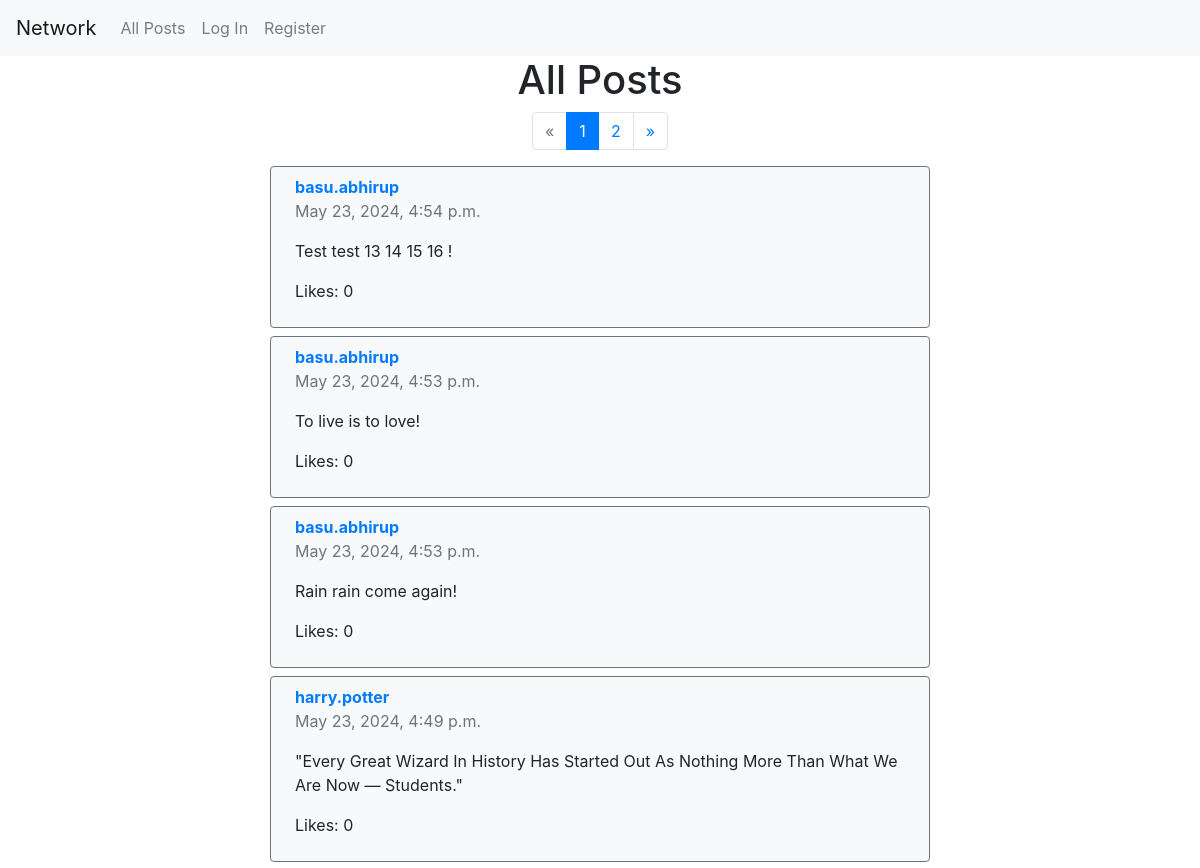
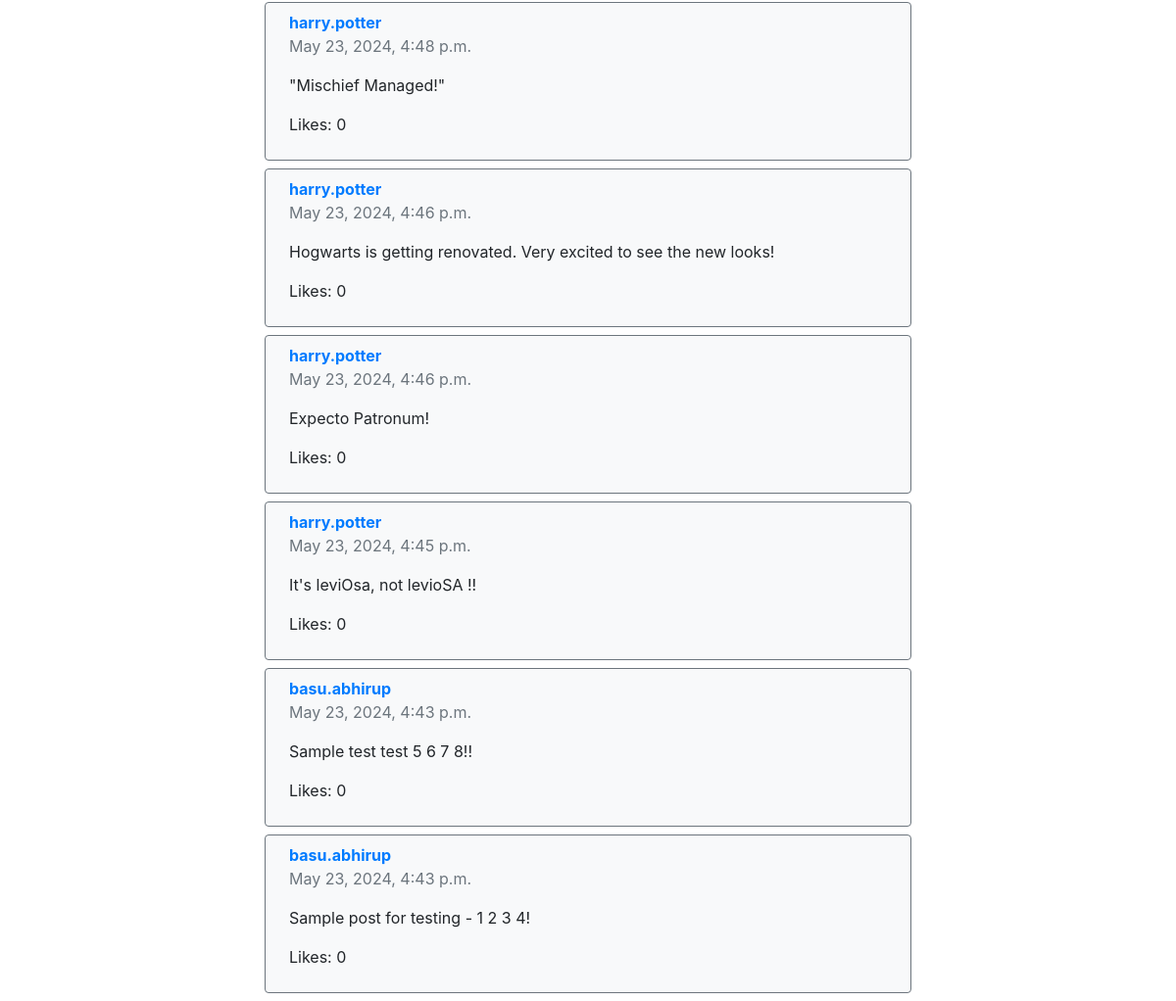
/posts, run on an earlier commit of the app's database (2 pictures, top to bottom).
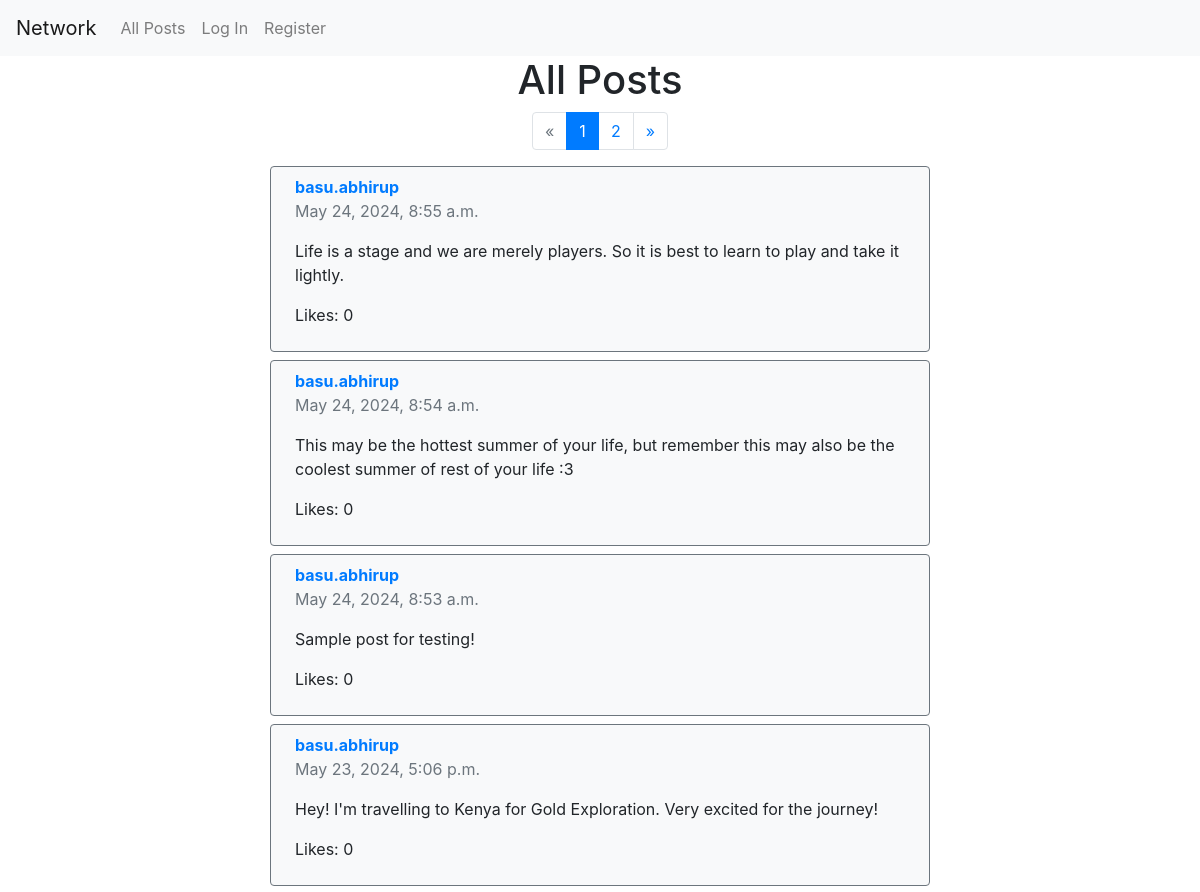
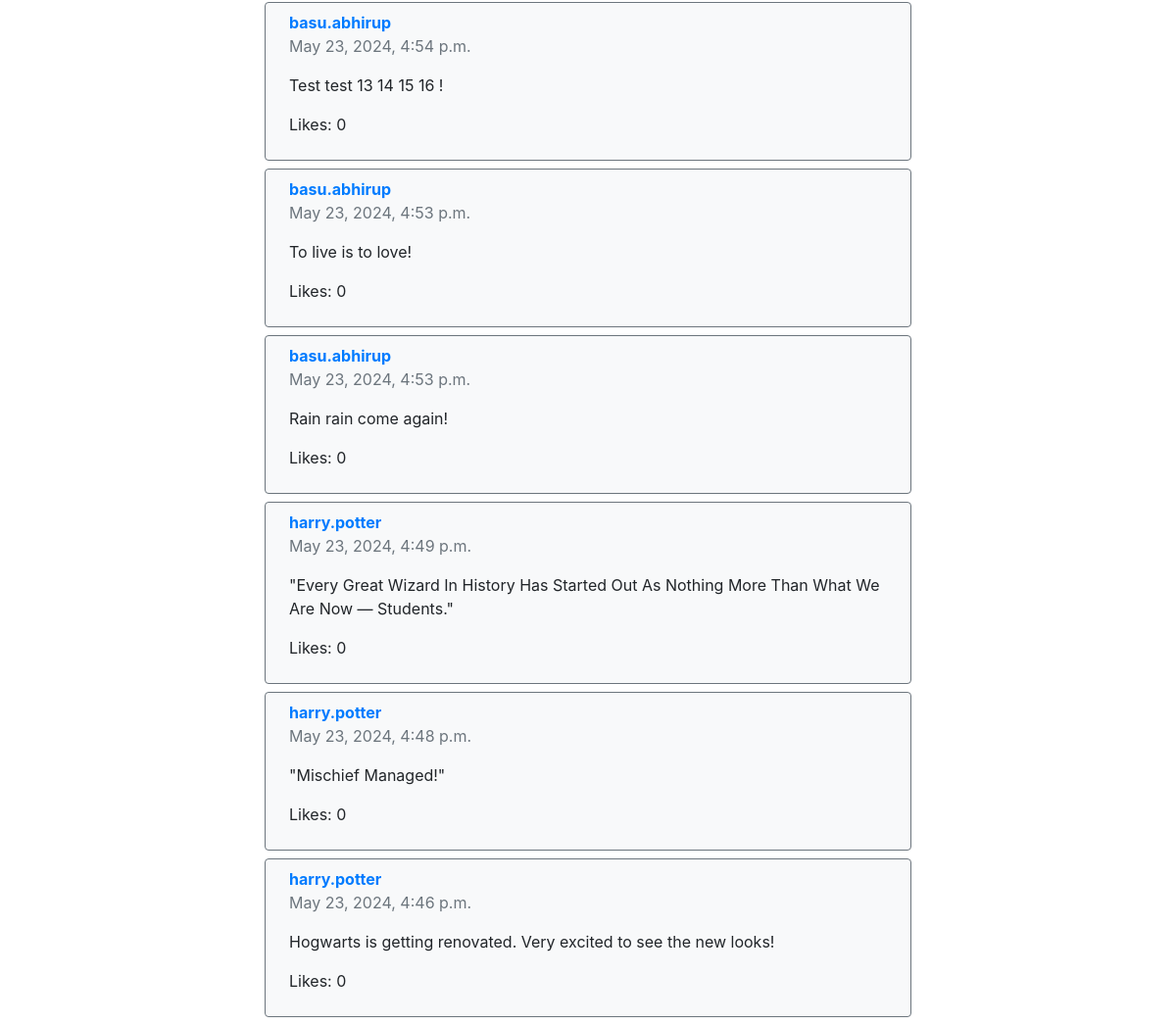
And on a later commit of the database (2 pictures, top to bottom).
### network/models.py (models this page shows, shortened)
class Post(models.Model):
  user = models.ForeignKey(User, on_delete=models.CASCADE)
  content = models.TextField()
  timestamp = models.DateTimeField(auto_now_add=True)
  likes = models.PositiveIntegerField(default=0)

class User(AbstractUser):
    pass

### network/views.py (the view)
# urls.py: path("posts", views.posts, name="posts"),
@csrf_exempt
def posts(request):
  if request.method == 'POST':
    if not request.user.is_authenticated:
      return JsonResponse({'error': 'Authentication required'}, status=401)
    try:
      data = json.loads(request.body)
      content = data.get('content')
      print(content)
    except Exception as e:
      return JsonResponse({'error': 'Invalid data format'}, status=400)
    if not content:
      return JsonResponse({'error': 'Content cannot be empty'}, status=400)
    user = get_user_model().objects.get(username=request.user.username)
    new_post = Post.objects.create(user=user, content=content)
    return JsonResponse({'message': 'Post created successfully', 'id': new_post.id}, status=201)
  elif request.method == 'GET':
    all_posts = Post.objects.all().prefetch_related('liked_by').order_by('-timestamp')
    posts = []
    for post in all_posts:
      if request.user.is_authenticated:
        already_liked = post.liked_by.filter(user=request.user).exists()
        posts.append({
          'post': post,
          'already_liked': already_liked
        })
      else:
        posts.append({
          'post': post
        })
    paginator = Paginator(posts, 10)
    page_number = request.GET.get('page')
    page_obj = paginator.get_page(page_number)
    return render(request, 'network/all_posts.html', {
      'posts': page_obj,
      'paginator': paginator
    })
  else:
    return JsonResponse({'error': 'Method not allowed'}, status=405)

### network/templates/network/all_posts.html (shortened to what this page needs)
{% extends "network/layout.html" %}
{% block body %}
    <h1>All Posts</h1>
    {% if paginator.num_pages > 1 %}
    <nav aria-label="Page navigation example">
        <ul class="pagination">
        {% if posts.has_previous %}
            <li class="page-item"><a class="page-link" href="?page={{ posts.previous_page_number }}">&laquo;</a></li>
        {% else %}
            <li class="page-item not-allowed"><a class="page-link text-muted">&laquo;</a></li>
        {% endif %}
        {% for page_num in paginator.page_range %}
            <li class="page-item {% if page_num == posts.number %}active{% endif %}">
            <a class="page-link" href="?page={{ page_num }}">{{ page_num }}</a>
            </li>
        {% endfor %}
        {% if posts.has_next %}
            <li class="page-item not-allowed"><a class="page-link" href="?page={{ posts.next_page_number }}">&raquo;</a></li>
        {% else %}
            <li class=""><a class="page-link text-muted">&raquo;</a></li>
        {% endif %}
        </ul>
    </nav>
    {% endif %}
    <div class="post-container">
        {% for post in posts %}
        <div class="post px-4 py-2 border border border-secondary rounded bg-light mb-2 w-100">
            <p class="mb-0 d-inline-block mr-3"><a href="{% url 'profile' post.post.user.username %}"><strong>{{ post.post.user.username }}</strong></a></p>
            <p class="text-muted mt-0 fs-6">{{ post.post.timestamp }}</p>
            <p id="post-content-{{ post.post.id }}">{{ post.post.content }}</p>
            <p id="like-count-{{ post.post.id }}">Likes: {{ post.post.likes }}</p>
        </div>
        {% endfor %}
    </div>
{% endblock %}

What changed in the data, as far as the page shows it:
no longer on this page (row unchanged): Post: post.user.username "harry.potter", post.timestamp "May 23, 2024, 4:46 p.m.", post.content "Expecto Patronum!", post.likes "0"
no longer on this page (row unchanged): Post: post.user.username "harry.potter", post.timestamp "May 23, 2024, 4:45 p.m.", post.content "It's leviOsa, not levioSA !!", post.likes "0"
no longer on this page (row unchanged): Post: post.user.username "basu.abhirup", post.timestamp "May 23, 2024, 4:43 p.m.", post.content "Sample test test 5 6 7 8!!", post.likes "0"
no longer on this page (row unchanged): Post: post.user.username "basu.abhirup", post.timestamp "May 23, 2024, 4:43 p.m.", post.content "Sample post for testing - 1 2 3 4!", post.likes "0"
added Post: post.user.username "basu.abhirup", post.timestamp "May 24, 2024, 8:55 a.m.", post.content "Life is a stage and we are merely players. So it is best to learn to play and take it lightly.", post.likes "0"
added Post: post.user.username "basu.abhirup", post.timestamp "May 24, 2024, 8:54 a.m.", post.content "This may be the hottest summer of your life, but remember this may also be the coolest summer of rest of your life :3", post.likes "0"
added Post: post.user.username "basu.abhirup", post.timestamp "May 24, 2024, 8:53 a.m.", post.content "Sample post for testing!", post.likes "0"
added Post: post.user.username "basu.abhirup", post.timestamp "May 23, 2024, 5:06 p.m.", post.content "Hey! I'm travelling to Kenya for Gold Exploration. Very excited for the journey!", post.likes "0"
